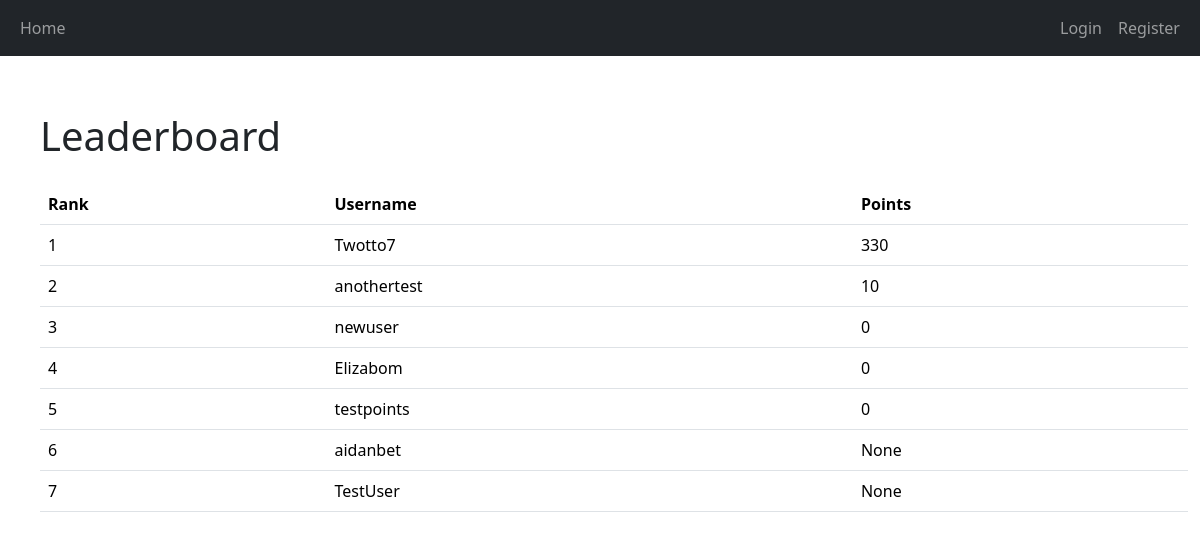
The page /leaderboard on the database as committed earlier.
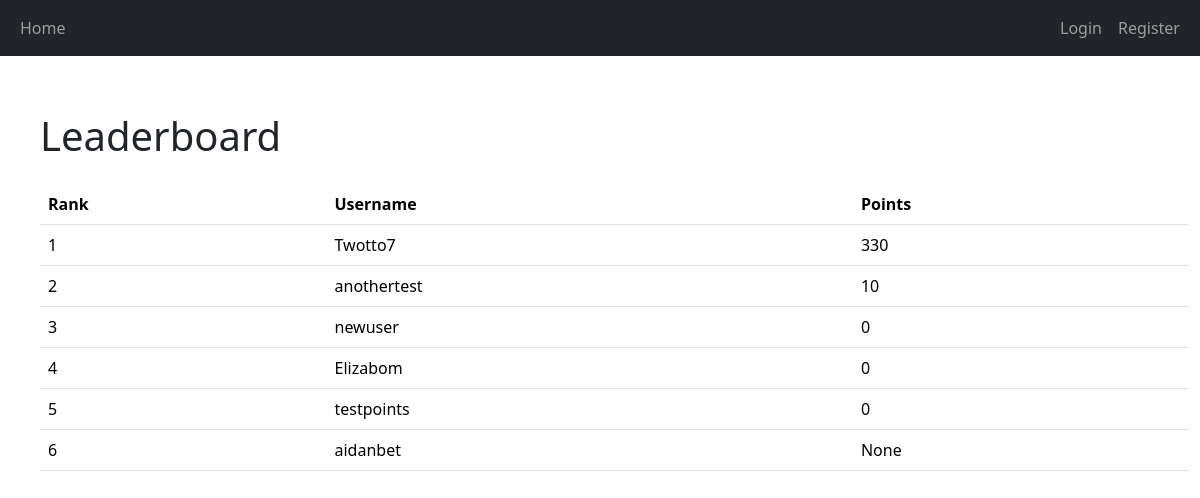
The same page on the database as committed later.
### app/auth/models.py (models this page shows, shortened)
class User(db.Model, UserMixin):
    user_id = db.Column(db.Integer, primary_key=True)
    username = db.Column(db.String(80), unique=True, nullable=False)
    email = db.Column(db.String(120), unique=True, nullable=False)
    password_hash = db.Column(db.String(128), nullable=False)
    points = db.Column(db.Integer, default=0)  # Add points column
    login_events = db.relationship('LoginEvent', backref='user', cascade='all, delete-orphan', lazy=True)
    decks = db.relationship('Deck', backref='user', cascade='all, delete-orphan', lazy=True)

### app/main/routes.py (the view)
@main_blueprint.route('/leaderboard')
def leaderboard():
    users = User.query.order_by(User.points.desc()).limit(10).all()  # Get top 10 users
    return render_template('leaderboard.html', users=users)

### app/main/templates/leaderboard.html (shortened to what this page needs)
{% extends "base.html" %}
{% block content %}
<div class="container mt-4">
    <h1 class="mb-4">Leaderboard</h1>
    <table class="table">
        <thead>
            <tr>
                <th>Rank</th>
                <th>Username</th>
                <th>Points</th>
            </tr>
        </thead>
        <tbody>
            {% for user in users %}
            <tr>
                <td>{{ loop.index }}</td>
                <td>{{ user.username }}</td>
                <td>{{ user.points }}</td>
            </tr>
            {% endfor %}
        </tbody>
    </table>
</div>
{% endblock %}

### app/templates/base.html (shortened to what this page needs)
<!doctype html>
<html lang="en">
<head>
    <link href="https://cdn.jsdelivr.net/npm/bootstrap@5.3.2/dist/css/bootstrap.min.css" rel="stylesheet"
>
    <link rel="stylesheet" href="{{ url_for('static', filename='styles.css') }}">
</head>
<body>
<header class="site-header">
    <nav class="navbar navbar-expand-sm navbar-dark bg-dark">
        <div class="container-fluid">
            <div class="collapse navbar-collapse" id="navbarToggle">
                <div class="navbar-nav me-auto">
                    {% if current_user.is_authenticated %}
                    <a class="nav-item nav-link" href="{{ url_for('main.dashboard') }}">Dashboard</a>
                        <a class="nav-item nav-link" href="{{ url_for('decks.create_deck') }}">Create Deck</a>
                        <a class="nav-item nav-link" href="{{ url_for('decks.add_card') }}">Add Card</a>
                    <a class="nav-item nav-link" href="{{ url_for('decks.decks') }}">Decks</a>
                        <a class="nav-item nav-link" href="{{ url_for('decks.public_decks') }}">Public Decks</a>
                        <a class="nav-item nav-link" href="{{ url_for('main.leaderboard') }}">Leaderboard</a>
                </div>
                <div class="navbar-nav ms-auto">
                    <a class="nav-link" href="{{ url_for('auth.account_settings') }}">Account Settings</a>
                    <a class="nav-item nav-link" href="{{ url_for('auth.logout') }}">Logout</a>
                    {% else %}
                    <a class="nav-item nav-link" href="{{ url_for('main.index') }}">Home</a>
                </div>
                <div class="navbar-nav ms-auto">
                    <a class="nav-item nav-link" href="{{ url_for('auth.login') }}">Login</a>
                    <a class="nav-item nav-link" href="{{ url_for('auth.register') }}">Register</a>
                    {% endif %}
                </div>
            </div>
        </div>
    </nav>
</header>
<main role="main" class="container-fluid">
    <div class="row mt-2 ms-3">
        <div class="col-auto text-center">
        </div>
    </div>
    <div class="row mt-3 ms-3">
        {% block content %}{% endblock %}
    </div>
</main>
</body>
</html>

Rows that differ between the two databases and show on the page:
removed User: username "TestUser", points "None"
